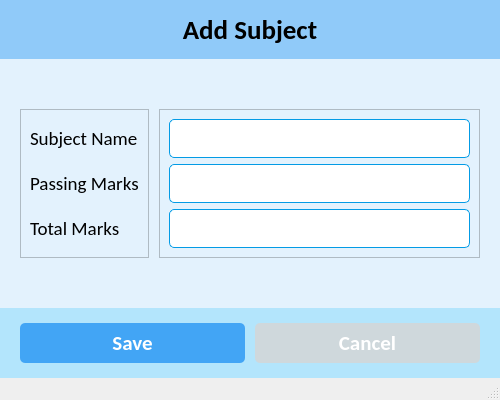
<?xml version="1.0" encoding="UTF-8"?>
<ui version="4.0">
 <class>AddSubjectWindow</class>
 <widget class="QMainWindow" name="AddSubjectWindow">
  <property name="geometry">
   <rect>
    <x>0</x>
    <y>0</y>
    <width>500</width>
    <height>400</height>
   </rect>
  </property>
  <property name="minimumSize">
   <size>
    <width>500</width>
    <height>400</height>
   </size>
  </property>
  <property name="windowTitle">
   <string>Add Subject</string>
  </property>
  <widget class="QWidget" name="centralwidget">
   <property name="styleSheet">
    <string notr="true">* {
	background-color: #e3f2fd;
}
#std_image {
	background-color: #fff;
}

#header_frame, #label {
	background-color: #90caf9;
}

#bottom_widget {
	background-color: #b3e5fc;
}

QPushButton {
	background-color: #42a5f5;
	border-radius: 5px;
	color: #fff;
}

#btn_cancel {
	background-color: #cfd8dc;
	border-radius: 5px;
	color: #fff;
}

QLineEdit {
	background-color: #fff;
	border-radius: 5px;
	border: 1px solid #039be5;
	padding: 5px 5px;
}

QComboBox {
	background-color: #fff;
	border-radius: 5px;
	border: 1px solid #039be5;
	padding: 5px 5px;
}</string>
   </property>
   <layout class="QVBoxLayout" name="verticalLayout_3">
    <property name="spacing">
     <number>0</number>
    </property>
    <property name="leftMargin">
     <number>0</number>
    </property>
    <property name="topMargin">
     <number>0</number>
    </property>
    <property name="rightMargin">
     <number>0</number>
    </property>
    <property name="bottomMargin">
     <number>0</number>
    </property>
    <item>
     <widget class="QLabel" name="label">
      <property name="font">
       <font>
        <family>Calibri</family>
        <pointsize>20</pointsize>
        <weight>75</weight>
        <bold>true</bold>
       </font>
      </property>
      <property name="text">
       <string>Add Subject</string>
      </property>
      <property name="alignment">
       <set>Qt::AlignCenter</set>
      </property>
      <property name="margin">
       <number>10</number>
      </property>
     </widget>
    </item>
    <item>
     <widget class="QWidget" name="widget" native="true">
      <layout class="QHBoxLayout" name="horizontalLayout">
       <property name="spacing">
        <number>10</number>
       </property>
       <property name="leftMargin">
        <number>20</number>
       </property>
       <property name="topMargin">
        <number>50</number>
       </property>
       <property name="rightMargin">
        <number>20</number>
       </property>
       <property name="bottomMargin">
        <number>50</number>
       </property>
       <item>
        <widget class="QFrame" name="frame">
         <property name="frameShape">
          <enum>QFrame::StyledPanel</enum>
         </property>
         <property name="frameShadow">
          <enum>QFrame::Raised</enum>
         </property>
         <layout class="QVBoxLayout" name="verticalLayout">
          <item>
           <widget class="QLabel" name="label_2">
            <property name="font">
             <font>
              <family>Calibri</family>
              <pointsize>14</pointsize>
             </font>
            </property>
            <property name="text">
             <string>Subject Name</string>
            </property>
           </widget>
          </item>
          <item>
           <widget class="QLabel" name="label_4">
            <property name="font">
             <font>
              <family>Calibri</family>
              <pointsize>14</pointsize>
             </font>
            </property>
            <property name="text">
             <string>Passing Marks</string>
            </property>
           </widget>
          </item>
          <item>
           <widget class="QLabel" name="label_3">
            <property name="font">
             <font>
              <family>Calibri</family>
              <pointsize>14</pointsize>
             </font>
            </property>
            <property name="text">
             <string>Total Marks</string>
            </property>
           </widget>
          </item>
         </layout>
        </widget>
       </item>
       <item>
        <widget class="QFrame" name="frame_2">
         <property name="frameShape">
          <enum>QFrame::StyledPanel</enum>
         </property>
         <property name="frameShadow">
          <enum>QFrame::Raised</enum>
         </property>
         <layout class="QVBoxLayout" name="verticalLayout_2">
          <item>
           <widget class="QLineEdit" name="lineEdit">
            <property name="font">
             <font>
              <family>Calibri</family>
              <pointsize>14</pointsize>
             </font>
            </property>
           </widget>
          </item>
          <item>
           <widget class="QLineEdit" name="lineEdit_2">
            <property name="font">
             <font>
              <family>Calibri</family>
              <pointsize>14</pointsize>
             </font>
            </property>
           </widget>
          </item>
          <item>
           <widget class="QLineEdit" name="lineEdit_3">
            <property name="font">
             <font>
              <family>Calibri</family>
              <pointsize>14</pointsize>
             </font>
            </property>
           </widget>
          </item>
         </layout>
        </widget>
       </item>
      </layout>
     </widget>
    </item>
    <item>
     <widget class="QWidget" name="bottom_widget" native="true">
      <layout class="QHBoxLayout" name="horizontalLayout_3">
       <property name="spacing">
        <number>10</number>
       </property>
       <property name="leftMargin">
        <number>20</number>
       </property>
       <property name="topMargin">
        <number>15</number>
       </property>
       <property name="rightMargin">
        <number>20</number>
       </property>
       <property name="bottomMargin">
        <number>15</number>
       </property>
       <item>
        <widget class="QPushButton" name="pushButton">
         <property name="minimumSize">
          <size>
           <width>0</width>
           <height>40</height>
          </size>
         </property>
         <property name="font">
          <font>
           <family>Calibri</family>
           <pointsize>16</pointsize>
           <weight>75</weight>
           <bold>true</bold>
          </font>
         </property>
         <property name="text">
          <string>Save</string>
         </property>
         <property name="icon">
          <iconset resource="resources.qrc">
           <normaloff>:/icons/assets/icons/save.png</normaloff>:/icons/assets/icons/save.png</iconset>
         </property>
         <property name="iconSize">
          <size>
           <width>32</width>
           <height>32</height>
          </size>
         </property>
        </widget>
       </item>
       <item>
        <widget class="QPushButton" name="btn_cancel">
         <property name="minimumSize">
          <size>
           <width>0</width>
           <height>40</height>
          </size>
         </property>
         <property name="font">
          <font>
           <family>Calibri</family>
           <pointsize>16</pointsize>
           <weight>75</weight>
           <bold>true</bold>
          </font>
         </property>
         <property name="text">
          <string>Cancel</string>
         </property>
         <property name="icon">
          <iconset resource="resources.qrc">
           <normaloff>:/icons/assets/icons/close.png</normaloff>:/icons/assets/icons/close.png</iconset>
         </property>
         <property name="iconSize">
          <size>
           <width>32</width>
           <height>32</height>
          </size>
         </property>
        </widget>
       </item>
      </layout>
     </widget>
    </item>
   </layout>
  </widget>
  <widget class="QStatusBar" name="statusbar"/>
 </widget>
 <resources>
  <include location="resources.qrc"/>
 </resources>
 <connections/>
</ui>
